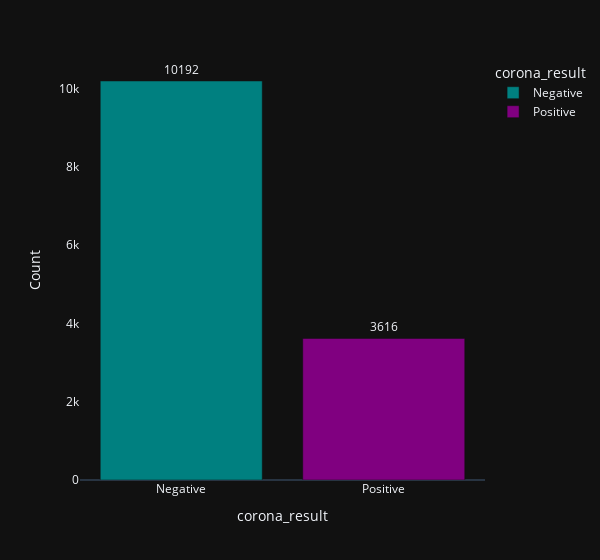

The notebook cell saved with this chart:
### Code cell
import matplotlib.cm as cm
import plotly.express as px
import plotly.figure_factory as ff
import matplotlib.pyplot as plt
import seaborn as sns

df = pd.DataFrame()
df['corona_result'] = ['Positive', 'Negative']
df['Count'] = [len(data[data['corona_result'] == 'Positive']), len(data[data['corona_result'] == 'Negative'])]
df = df.sort_values(by = ['Count'], ascending = False)

fig = px.bar(df, x = 'corona_result', y = 'Count', 
             color = "corona_result", text_auto='', width = 600, 
             color_discrete_sequence = ["teal", "purple"],
             template = 'plotly_dark')

fig.update_xaxes(showgrid = False)
fig.update_yaxes(showgrid = False)
fig.update_traces(textfont_size = 12, textangle = 0, textposition = "outside", cliponaxis = False)

fig.show()

### Figure 1 — Plotly figure (JSON) as saved in the notebook; plotly's stock layout.template omitted (floating-point values rounded to 4 significant figures)
{"data": [{"alignmentgroup": "True", "cliponaxis": false, "hovertemplate": "corona_result=%{x}<br>Count=%{y}<extra></extra>", "legendgroup": "Negative", "marker": {"color": "teal", "pattern": {"shape": ""}}, "name": "Negative", "offsetgroup": "Negative", "orientation": "v", "showlegend": true, "textangle": 0, "textfont": {"size": 12}, "textposition": "outside", "texttemplate": "%{y:}", "type": "bar", "x": ["Negative"], "xaxis": "x", "y": [10192], "yaxis": "y"}, {"alignmentgroup": "True", "cliponaxis": false, "hovertemplate": "corona_result=%{x}<br>Count=%{y}<extra></extra>", "legendgroup": "Positive", "marker": {"color": "purple", "pattern": {"shape": ""}}, "name": "Positive", "offsetgroup": "Positive", "orientation": "v", "showlegend": true, "textangle": 0, "textfont": {"size": 12}, "textposition": "outside", "texttemplate": "%{y:}", "type": "bar", "x": ["Positive"], "xaxis": "x", "y": [3616], "yaxis": "y"}], "layout": {"barmode": "relative", "legend": {"title": {"text": "corona_result"}, "tracegroupgap": 0}, "margin": {"t": 60}, "width": 600, "xaxis": {"anchor": "y", "categoryarray": ["Negative", "Positive"], "categoryorder": "array", "domain": [0, 1], "showgrid": false, "title": {"text": "corona_result"}}, "yaxis": {"anchor": "x", "domain": [0, 1], "showgrid": false, "title": {"text": "Count"}}}}
